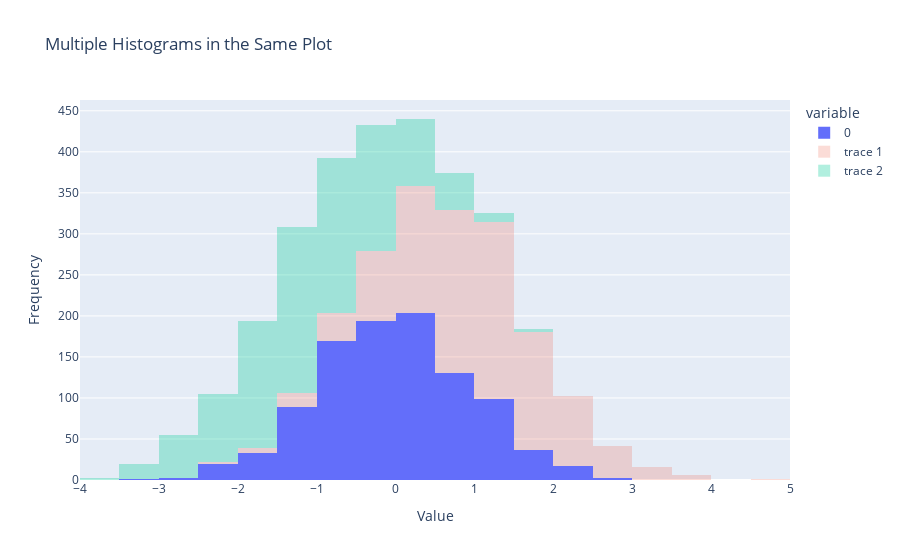

The code cell stored with this chart in its notebook:
### Code cell
import plotly.express as px
import numpy as np

data1 = np.random.randn(1000)
data2 = np.random.randn(1000) + 1
data3 = np.random.randn(1000) - 1


fig = px.histogram(data1, title='Distribution 1', opacity=1, nbins=30)


fig.add_histogram(x=data2, opacity=0.2)


fig.add_histogram(x=data3, opacity=0.3)

fig.update_traces(name='Distribution 2', selector=dict(name='<extra>'))
fig.update_traces(name='Distribution 3', selector=dict(name='<extra>'))

fig.update_layout(
    title='Multiple Histograms in the Same Plot',
    xaxis_title='Value',
    yaxis_title='Frequency'
)

# Show the plot
fig.show()

### Figure 1 — Plotly figure (JSON) as saved in the notebook; plotly's stock layout.template omitted (floating-point values rounded to 4 significant figures; data arrays with more than 128 entries replaced by an {"elided": "..."} marker saying what was removed)
{"data": [{"alignmentgroup": "True", "bingroup": "x", "hovertemplate": "variable=0<br>value=%{x}<br>count=%{y}<extra></extra>", "legendgroup": "0", "marker": {"color": "#636efa", "opacity": 1, "pattern": {"shape": ""}}, "name": "0", "nbinsx": 30, "offsetgroup": "0", "orientation": "v", "showlegend": true, "type": "histogram", "x": {"elided": "1000 float values"}, "xaxis": "x", "yaxis": "y"}, {"opacity": 0.2, "type": "histogram", "x": {"elided": "1000 float values"}}, {"opacity": 0.3, "type": "histogram", "x": {"elided": "1000 float values"}}], "layout": {"barmode": "relative", "legend": {"title": {"text": "variable"}, "tracegroupgap": 0}, "title": {"text": "Multiple Histograms in the Same Plot"}, "xaxis": {"anchor": "y", "domain": [0, 1], "title": {"text": "Value"}}, "yaxis": {"anchor": "x", "domain": [0, 1], "title": {"text": "Frequency"}}}}
